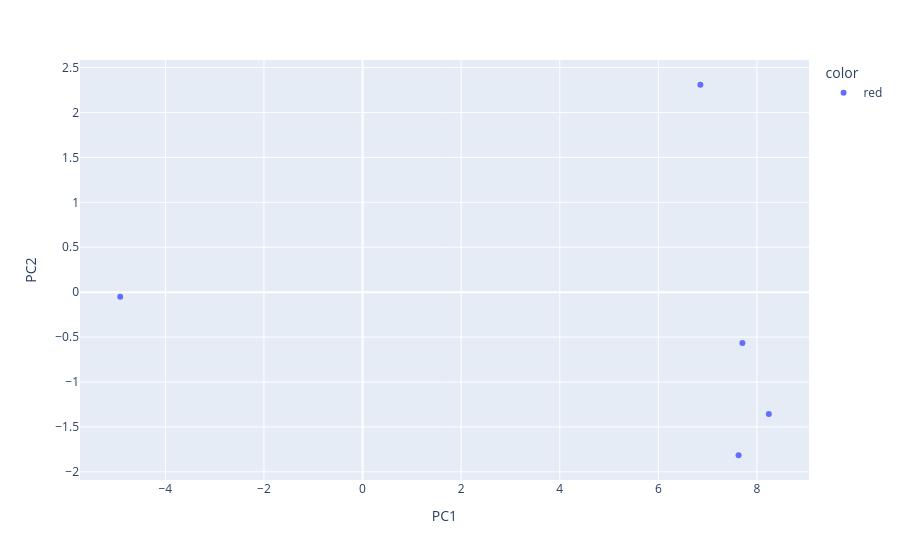

The notebook cell this image was saved under:
### Code cell
import plotly.express as px

px.scatter(pd.DataFrame(weights_UV, columns=['PC1','PC2']),x='PC1',y='PC2',color=kmeans_UV.labels_)
px.scatter(pd.DataFrame(sample_UV, columns=['PC1','PC2']),x='PC1',y='PC2',color=['red']*last_n)

### Figure 1 — Plotly figure (JSON) as saved in the notebook; plotly's stock layout.template omitted (floating-point values rounded to 4 significant figures)
{"data": [{"hovertemplate": "color=red<br>PC1=%{x}<br>PC2=%{y}<extra></extra>", "legendgroup": "red", "marker": {"color": "#636efa", "symbol": "circle"}, "mode": "markers", "name": "red", "orientation": "v", "showlegend": true, "type": "scatter", "x": [6.853, -4.916, 7.706, 8.241, 7.628], "xaxis": "x", "y": [2.309, -0.05153, -0.5675, -1.356, -1.816], "yaxis": "y"}], "layout": {"legend": {"title": {"text": "color"}, "tracegroupgap": 0}, "margin": {"t": 60}, "xaxis": {"anchor": "y", "domain": [0, 1], "title": {"text": "PC1"}}, "yaxis": {"anchor": "x", "domain": [0, 1], "title": {"text": "PC2"}}}}
